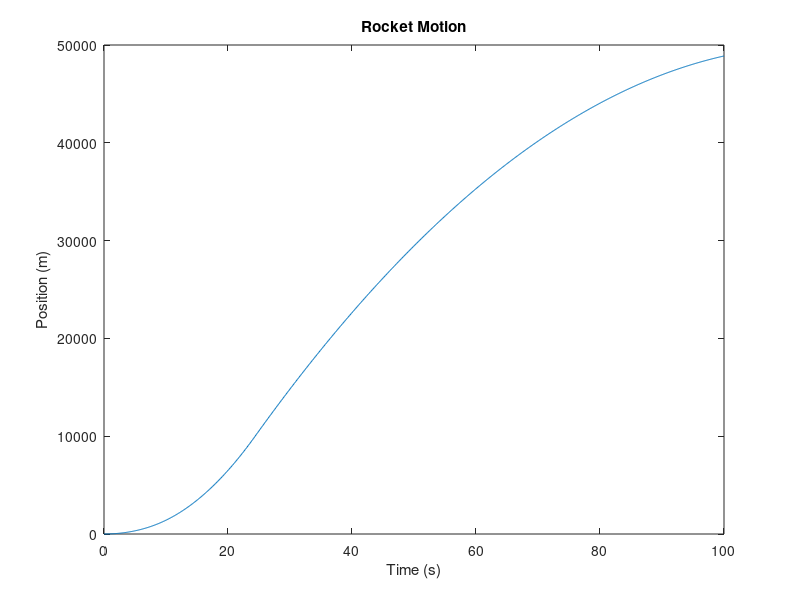

MATLAB code for this plot:
% Define the parameters
mRocket = 1000; % mass of rocket (kg)
mFuel = 500; % mass of fuel (kg)
FThrust = 50000; % thrust force (N)
g = 9.81; % gravitational acceleration (m/s^2)
tMax = 100; % maximum simulation time (s)
dt = 0.1; % time step (s)

% Initialize the arrays
t = 0:dt:tMax;
v = zeros(size(t));
x = zeros(size(t));
m = mRocket + mFuel; % initial total mass

% Loop through the time steps
for i = 2:length(t)
    % Calculate acceleration
    if x(i-1) < 10000 % acceleration phase
        a = (FThrust - m*g) / m;
        % Check if fuel tank is still attached
        if m > mRocket % fuel tank is still attached
            m = m - mFuel*dt/10; % decrease mass due to fuel consumption
        end
    else % coasting phase
        a = -g;
    end
    
    % Update the velocity and the position
    v(i) = v(i-1) + a*dt;
    x(i) = x(i-1) + v(i)*dt;
    
    % Stop the simulation if rocket hits the ground
    if x(i) < 0
        break
    end
end

% Plot the results
plot(t(1:i), x(1:i))
xlabel('Time (s)')
ylabel('Position (m)')
title('Rocket Motion')
